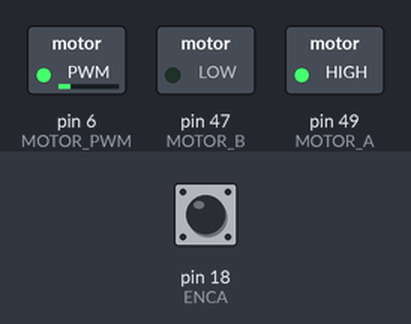
The sketch below on a simulated Arduino Mega 2560, built with avr-gcc and run on an emulated ATmega2560. On the bench: switched loads named in the sketch (green lamp = pin HIGH). The test bench sets the inputs (shaded band); at power-on: pin 18 (ENCA) HIGH.

Above: at 0.8 s.
Timing chart, 0 to 2.3 s (numbered marks = the images above):
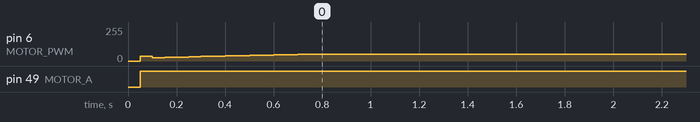

Measured:
- by itself, pin 49 (MOTOR_A): LOW → HIGH at 0.05 s

The sketch:

MotorControl_PID_DualDirection.ino
```cpp
/*---------------------------------------------------------------------------------------------------------*/
/*--------------------ARDUINO MEGA PG45 MOTOR WITH PID CONTROLLER CLOSED LOOP FEEDBACK---------------------*/
/*-------------------------------DUAL DIRECTION CALCULATION CAPABILITIES-----------------------------------*/
/*------------------------7PPR ENCODER @1:19.2 GEAR RATIO -- BTS7960 MOTOR DRIVER--------------------------*/
/*---------------------------------------------------------------------------------------------------------*/
/*--------------------------------------Source Code by LEXARGA-24 TEAM-------------------------------------*/
/*-----------------------------------Modified & Adapted by LEXARGA-24 TEAM---------------------------------*/
/*----------------------------------------------------V3.0-------------------------------------------------*/
/*---------------------------------------------------------------------------------------------------------*/
/*------------------------------------LAST UPDATE AT 17:25:00, 14 JAN 25-----------------------------------*/

// Define DEBUG to enable debugging; comment it out to disable
//#define DEBUG

#ifdef DEBUG
  #define DEBUG_PRINT(...) Serial.print(__VA_ARGS__)
  #define DEBUG_PRINTLN(...) Serial.println(__VA_ARGS__)
  #define DEBUG_BEGIN(baud) Serial.begin(baud)
#else
  #define DEBUG_PRINT(...)
  #define DEBUG_PRINTLN(...)
  #define DEBUG_BEGIN(baud)
#endif

//======================================= MOTOR DRIVER PINS =======================================//
#define MOTOR_A 49
#define MOTOR_B 47
#define MOTOR_PWM 6


//========================================= ENCODER PINS =========================================//
#define ENCA 18
#define ENCB 22


//================================== PID CALCULATION VARIABLES ===================================//
float targetRPM = 100.0;              //Target RPM as reference for PID
const int encoderPPR = 326;           //PG45 = 17PPR @1:19.2 Ratio = 17x19.2 ~ 326
const unsigned long sampleTime = 50;  //PID Calculation Interval

volatile long encoderCount = 0;       //Encoder pulse reading
float currentRPM = 0.0;               //Encoder RPM Reading
float error = 0.0;                    //PID - Proportional
float lastError = 0.0;                //PID - Derivative
float integral = 0.0;                 //PID - Integral
float Kp = 0.45, Ki = 0.8, Kd = 0.01; //PID tuning Times Factor
int motorPWM = 0;                     //Amount of PWM sent to driver
unsigned long lastTime = 0;           //store millis for calculation Interval

unsigned long waktuNaik=0;                          //store millis for speed change
float target[5] = {50.0, 100.0, 30.0, 80.0, 150.0}; //speed value to be calculated
int ind = 0;                                        //speed array index


void setup() {
  pinMode(MOTOR_A, OUTPUT);
  pinMode(MOTOR_B, OUTPUT);
  pinMode(MOTOR_PWM, OUTPUT);

  pinMode(ENCA, INPUT_PULLUP);
  pinMode(ENCB, INPUT_PULLUP);

  attachInterrupt(digitalPinToInterrupt(ENCA), readEncoder, RISING);

  DEBUG_BEGIN(115200);
}

void loop() {
  if(millis() - waktuNaik >= 5000){
    ind++;
    if(ind > 4){
      ind = 0;
    }
    DEBUG_PRINTLN(ind);
    waktuNaik=millis();
  }
  targetRPM = target[ind];
  drivePID();
}


//===================================PID Feedback Calculation=====================================//
void drivePID() {
  if (millis() - lastTime >= sampleTime) {
    lastTime = millis();

    currentRPM = (encoderCount / (float)encoderPPR) * (60000.0 / sampleTime);
    encoderCount = 0;

    error = targetRPM - currentRPM;
    integral += error * (sampleTime / 1000.0);
    float derivative = (error - lastError) / (sampleTime / 1000.0);
    lastError = error;

    motorPWM = Kp * error + Ki * integral + Kd * derivative;

    DEBUG_PRINT("Target: ");
    DEBUG_PRINT(targetRPM);
    DEBUG_PRINT(" | Cur: ");
    DEBUG_PRINT(currentRPM);
    DEBUG_PRINT(" | PWM: ");
    DEBUG_PRINT(motorPWM);
    DEBUG_PRINT(" | DIR: ");

    if (motorPWM > 0) {
      motorPWM = constrain(motorPWM, 0, 50);
      analogWrite(MOTOR_PWM, motorPWM);
      digitalWrite(MOTOR_A, HIGH);
      digitalWrite(MOTOR_B, LOW);
      DEBUG_PRINTLN("CW");
    } else {
      motorPWM = constrain(abs(motorPWM), 0, 50);
      analogWrite(MOTOR_PWM, motorPWM);
      digitalWrite(MOTOR_A, LOW);
      digitalWrite(MOTOR_B, HIGH);
      DEBUG_PRINTLN("CCW");
    }
  }
}


void readEncoder() {
  if (digitalRead(ENCB)) {
    encoderCount--;
  } else {
    encoderCount++;
  }
}
```
